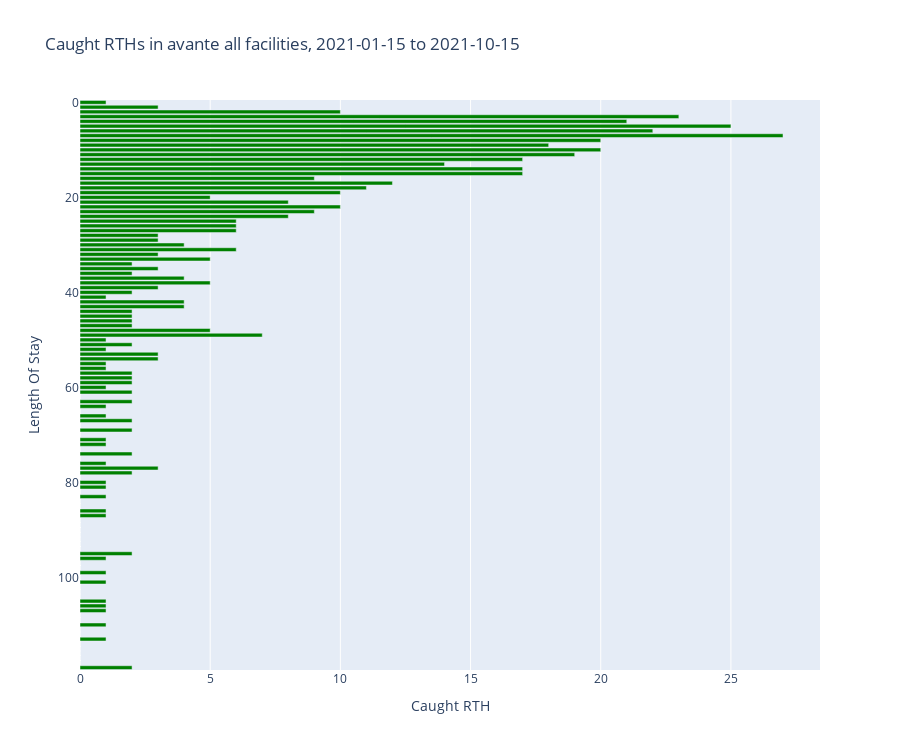

Here is the notebook cell this chart was saved with:
### Markdown cell above
## Caught RTH

### Code cell
fig = px.bar(
    temp_df, 
    x='caught_rth', 
    y=list(temp_df.index),
    height=graph_height, orientation='h',
    title=f'Caught RTHs in {CLIENT} all facilities, {date_range}',
    labels={
        'y':'Length Of Stay', 
        'caught_rth': 'Caught RTH'
    }, 
    color_discrete_sequence=['green']
)
fig['layout']['yaxis']['autorange'] = "reversed"
fig.show()

### Figure 1 — Plotly figure (JSON) as saved in the notebook; plotly's stock layout.template omitted (floating-point values rounded to 4 significant figures)
{"data": [{"alignmentgroup": "True", "hovertemplate": "Caught RTH=%{x}<br>Length Of Stay=%{y}<extra></extra>", "legendgroup": "", "marker": {"color": "green", "pattern": {"shape": ""}}, "name": "", "offsetgroup": "", "orientation": "h", "showlegend": false, "textposition": "auto", "type": "bar", "x": [1, 3, 10, 23, 21, 25, 22, 27, 20, 18, 20, 19, 17, 14, 17, 17, 9, 12, 11, 10, 5, 8, 10, 9, 8, 6, 6, 6, 3, 3, 4, 6, 3, 5, 2, 3, 2, 4, 5, 3, 2, 1, 4, 4, 2, 2, 2, 2, 5, 7, 1, 2, 1, 3, 3, 1, 1, 2, 2, 2, 1, 2, 0, 2, 1, 0, 1, 2, 0, 2, 0, 1, 1, 0, 2, 0, 1, 3, 2, 0, 1, 1, 0, 1, 0, 0, 1, 1, 0, 0, 0, 0, 0, 0, 0, 2, 1, 0, 0, 1, 0, 1, 0, 0, 0, 1, 1, 1, 0, 0, 1, 0, 0, 1, 0, 0, 0, 0, 0, 2], "xaxis": "x", "y": [0, 1, 2, 3, 4, 5, 6, 7, 8, 9, 10, 11, 12, 13, 14, 15, 16, 17, 18, 19, 20, 21, 22, 23, 24, 25, 26, 27, 28, 29, 30, 31, 32, 33, 34, 35, 36, 37, 38, 39, 40, 41, 42, 43, 44, 45, 46, 47, 48, 49, 50, 51, 52, 53, 54, 55, 56, 57, 58, 59, 60, 61, 62, 63, 64, 65, 66, 67, 68, 69, 70, 71, 72, 73, 74, 75, 76, 77, 78, 79, 80, 81, 82, 83, 84, 85, 86, 87, 88, 89, 90, 91, 92, 93, 94, 95, 96, 97, 98, 99, 100, 101, 102, 103, 104, 105, 106, 107, 108, 109, 110, 111, 112, 113, 114, 115, 116, 117, 118, 119], "yaxis": "y"}], "layout": {"barmode": "relative", "height": 750, "legend": {"tracegroupgap": 0}, "title": {"text": "Caught RTHs in avante all facilities, 2021-01-15 to 2021-10-15"}, "xaxis": {"anchor": "y", "domain": [0, 1], "title": {"text": "Caught RTH"}}, "yaxis": {"anchor": "x", "autorange": "reversed", "domain": [0, 1], "title": {"text": "Length Of Stay"}}}}
